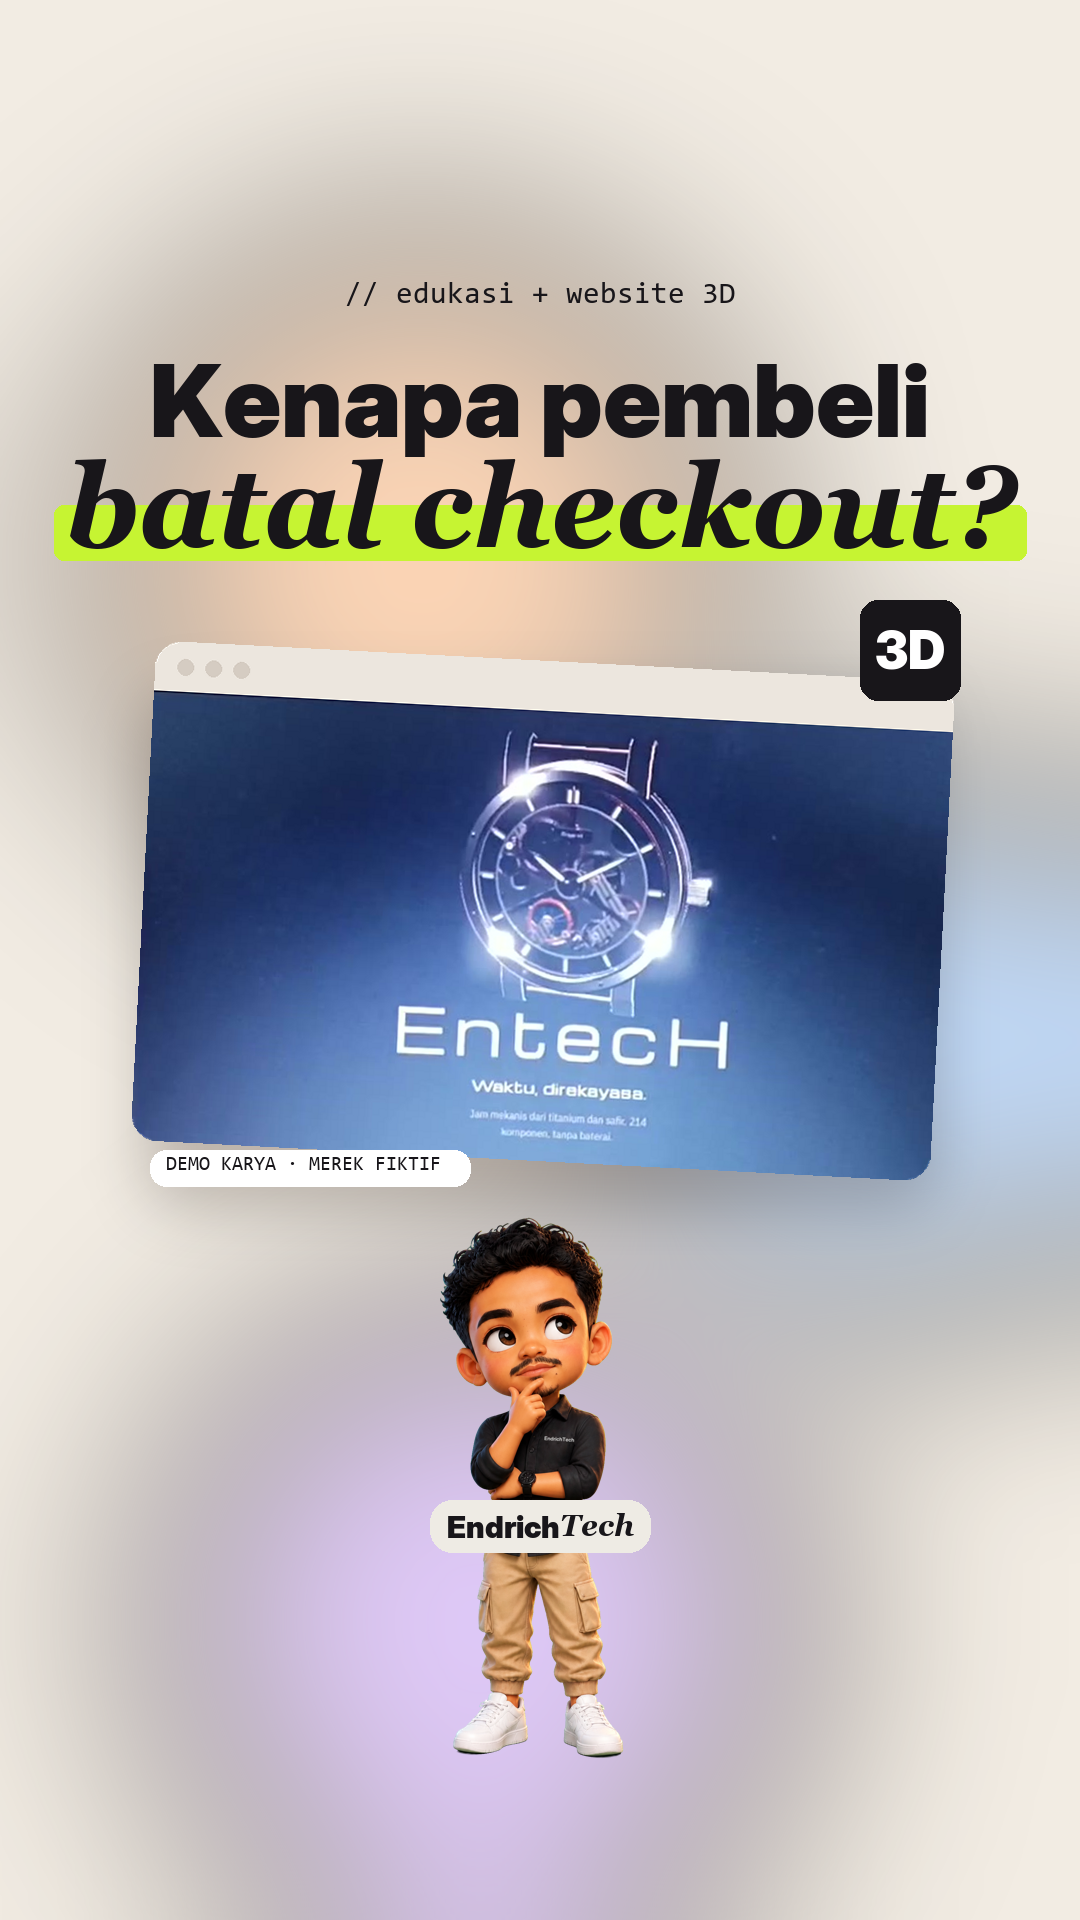

Write Python code to recreate this figure.
# cover.png (1080x1920) in STORY MOTION look: cream + mood blobs, mono kicker, hook title with a lime-highlighted serif
# accent, the demo watch in a browser card, chibi (mikir), watermark. No series label (creator's decision).
#   python cover.py
from pathlib import Path

from PIL import Image, ImageDraw, ImageFilter, ImageFont

HERE = Path(__file__).resolve().parent
PUB = HERE / "public"
POSE = HERE.parents[2] / "karakter" / "pose_fix"
W, H = 1080, 1920
img = Image.new("RGB", (W, H), "#F2ECE3")
blob = Image.new("RGBA", (W, H), (0, 0, 0, 0))
bd = ImageDraw.Draw(blob)
for c, x, y, s in [("#FFC9A0", 100, 240, 640), ("#A9CFFF", 600, 760, 560), ("#D5B8FF", 160, 1300, 640)]:
    bd.ellipse([x, y, x + s, y + s], fill=c + "B0")
img = Image.alpha_composite(img.convert("RGBA"), blob.filter(ImageFilter.GaussianBlur(110))).convert("RGB")
d = ImageDraw.Draw(img)
F = PUB / "fonts"
black = ImageFont.truetype(str(F / "InterDisplay-Black.ttf"), 100)
serif = ImageFont.truetype(str(F / "SerifBI.ttf"), 116)
mono = ImageFont.truetype(str(F / "Mono.ttf"), 30)


def center(text, y, font, fill):
    w = d.textlength(text, font=font)
    d.text(((W - w) / 2, y), text, font=font, fill=fill)
    return (W - w) / 2, w


center("// edukasi + website 3D", 280, mono, (24, 22, 26, 160))
center("Kenapa pembeli", 340, black, "#18161A")
x, w = (W - d.textlength("batal checkout?", font=serif)) / 2, d.textlength("batal checkout?", font=serif)
d.rounded_rectangle([x - 10, 505, x + w + 10, 560], 10, fill="#C6F432")
d.text((x, 440), "batal checkout?", font=serif, fill="#18161A")

shot = Image.open(PUB / "assets" / "still_watch.jpg").convert("RGBA").resize((800, 450))
card = Image.new("RGBA", (800, 500), "#FFFDFB")
cd = ImageDraw.Draw(card)
cd.rectangle([0, 0, 800, 50], fill="#ECE6DE")
for k in range(3):
    cd.ellipse([22 + 28 * k, 17, 38 + 28 * k, 33], fill="#D5CCC2")
card.paste(shot, (0, 50))
mask = Image.new("L", card.size, 0)
ImageDraw.Draw(mask).rounded_rectangle([0, 0, 799, 499], 26, fill=255)
card.putalpha(mask)
card = card.rotate(-3, expand=True, resample=Image.BICUBIC)
sh = Image.new("RGBA", (W, H), (0, 0, 0, 0))
ImageDraw.Draw(sh).rounded_rectangle([150, 700, 930, 1200], 30, fill=(60, 40, 30, 70))
img = Image.alpha_composite(img.convert("RGBA"), sh.filter(ImageFilter.GaussianBlur(30)))
img.paste(card, (130, 640), card)
d = ImageDraw.Draw(img)
b3 = ImageFont.truetype(str(F / "InterDisplay-Black.ttf"), 52)
tg = ImageFont.truetype(str(F / "Mono.ttf"), 20)
d.rounded_rectangle([150, 1150, 470, 1186], 16, fill=(255, 255, 255, 230))
d.text((166, 1155), "DEMO KARYA · MEREK FIKTIF", font=tg, fill="#18161A")
d.rounded_rectangle([860, 600, 960, 700], 18, fill="#18161A")
d.text((910 - d.textlength("3D", font=b3) / 2, 618), "3D", font=b3, fill="#FFFFFF")

chibi = Image.open(POSE / "pose_3_mikir.png").convert("RGBA")
ch = chibi.resize((int(chibi.width * 600 / chibi.height), 600))
img.paste(ch, ((W - ch.width) // 2, 1190), ch)
wm1 = ImageFont.truetype(str(F / "InterDisplay-Black.ttf"), 30)
wm2 = ImageFont.truetype(str(F / "SerifBI.ttf"), 30)
a, b = d.textlength("Endrich", font=wm1), d.textlength("Tech", font=wm2)
d.rounded_rectangle([(W - a - b) / 2 - 16, 1500, (W + a + b) / 2 + 16, 1552], 22, fill=(238, 235, 228))
d.text(((W - a - b) / 2, 1508), "Endrich", font=wm1, fill="#18161A")
d.text(((W - a - b) / 2 + a, 1508), "Tech", font=wm2, fill="#18161A")
img.convert("RGB").save(HERE / "cover.png")
print("ok", HERE / "cover.png")
